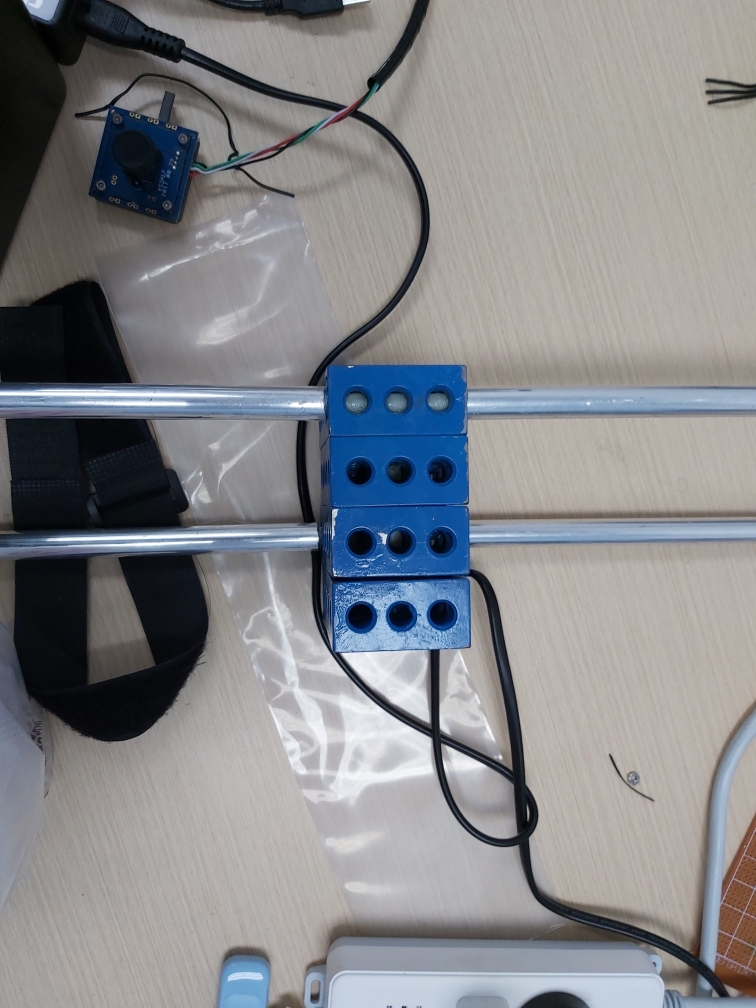
//> input picture resource/1.jpg, 3024 x 4032 px (shown at 1/4 size)
$ ./trackbar5 resource/1.jpg   (built with g++ and OpenCV 4)
//> lines starting //> are read from the running program, lines starting //| are printed output that depends on the picture; after the words box and inside, x2 and y2 are one past the last pixel; in counts of white or black regions, pixels touching at a corner belong together
#include <iostream>
#include <cstdlib>
#include <ctime>
#include <vector>
#include <algorithm>
#include <opencv2/opencv.hpp>
using namespace std;
using namespace cv;
typedef Vec<double, 4> Vec4lf;

void enhance(Mat mask, int open=3, int close=7)
{
	// apply morphology ops to enhance the mask
	Mat k_op = getStructuringElement(MORPH_RECT, Size(open, open));
	Mat k_cl = getStructuringElement(MORPH_RECT, Size(close, close));
	morphologyEx(mask, mask, MORPH_OPEN, k_op);
	morphologyEx(mask, mask, MORPH_CLOSE, k_cl);
}
Rect extractROI(Mat mask)
{
	vector<vector<Point>> contours;
	findContours(mask, contours, RETR_EXTERNAL, CHAIN_APPROX_SIMPLE);
	cout << "Contours Count: " << contours.size() << endl;
	// drawContours(img, contours, -1, Scalar(0, 0, 255));
	int max_area = 0; RotatedRect rrect;
	for (auto ps: contours)
	{
		RotatedRect rr = minAreaRect(ps);
		if (rr.size.width * rr.size.height > max_area)
		{
			max_area = rr.size.width * rr.size.height;
			rrect = rr;
		}
	}
	Rect roi_rect = rrect.boundingRect() & Rect(0, 0, mask.cols, mask.rows);
	return roi_rect;
}
Mat extractLineMask(Mat mask, Size k_line_size=Size(4, 16), int open=7)
{
	Mat tmp;
	Mat k_line = getStructuringElement(MORPH_RECT, k_line_size);
	Mat k_op = getStructuringElement(MORPH_RECT, Size(open ,open));
	morphologyEx(mask, tmp, MORPH_OPEN, k_line);
	Mat line_mask = mask - tmp;
	morphologyEx(line_mask, line_mask, MORPH_OPEN, k_op);
	imshow("Line Mask", line_mask);
	return line_mask;
}
vector<int> kmeans(const vector<double>& obs)
{
	// saparate the value into 2 groups
	vector<double> bs = obs;
	double v[2]={0}, mse[2]={0};
	int len = bs.size();
	vector<int> tags; tags.resize(len);
    int i1 = rand() % len;
    v[0] = bs[i1];
	swap(bs[i1], bs[len-1]);
    int i2 = rand() % len;
    v[1] = bs[i2];
    swap(bs[i1], bs[len-1]);
    mse[0] = 0; mse[1] = 0;
    double lmse=0;
    int cnt[2], pk;
    double s[2];
    int loopcnt=0;
    do
    {
        lmse = mse[0] + mse[1];
        mse[0] = 0; mse[1] = 0;
        cnt[0] = 0; cnt[1] = 0;
        s[0] = 0; s[1] = 0;
        for (int i = 0; i < len; i++)
        {
            pk = (abs(bs[i] - v[0]) < abs(bs[i] - v[1]) ? 0 : 1);
            cnt[pk]++;
            mse[pk] += (bs[i] - v[pk]) * (bs[i] - v[pk]);
            s[pk] += bs[i];
			tags[i] = pk;
        }
		if (cnt[0] != 0)
		{
        	mse[0] /= cnt[0];
        	v[0] = s[0] / cnt[0];
		}
		if (cnt[1] != 0)
		{
			mse[1] /= cnt[1];
			v[1] = s[1] / cnt[1];
		}
        loopcnt++;
    } while (loopcnt <= 1000 && mse[0] + mse[1] - lmse > 1e-6);
	return tags;
}
Vec4lf extractLines(Mat line_mask)
{
	vector<Vec4i> lines;
	HoughLinesP(line_mask, lines, 2, CV_PI/180, 80, 100);
	cout << "Line Count: " << lines.size() << endl;
	Vec4lf res={0, 0, 0, 0};
	int cnt[2] = {0};
	vector<double> ks, bs;
	for (auto vec: lines)
	{
		double k = (double(vec[3]) - vec[1]) / (vec[2] - vec[0]);
		double b = vec[1] - k * vec[0];
		// cout << k << ' ' << b << endl;
		ks.push_back(k);
		bs.push_back(b);
	}
	vector<int> tags = kmeans(bs);
	for (int i = 0; i < bs.size(); i++)
	{
		int pk = tags[i] * 2;
		res[pk] += ks[i];
		res[pk + 1] += bs[i];
		cnt[tags[i]]++;
	}
	res[0] /= cnt[0]; res[1] /= cnt[0];
	res[2] /= cnt[1]; res[3] /= cnt[1];
	return res;
}
int r=94, g=127, b=139, rm = 255, gm = 255, bm = 255;
Mat res, img, img_res;

static void on_trackbar(int, void*)
{
	inRange(img, Scalar(b, g, r), Scalar(bm, gm, rm), res);
	enhance(res);
	img.copyTo(img_res, res);
	imshow("Mask", res);
}
void initTrackbars(const char* winName)
{
	createTrackbar("R", winName, &r, 255, on_trackbar);
	createTrackbar("G", winName, &g, 255, on_trackbar);
	createTrackbar("B", winName, &b, 255, on_trackbar);
	createTrackbar("RM", winName, &rm, 255, on_trackbar);
	createTrackbar("GM", winName, &gm, 255, on_trackbar);
	createTrackbar("BM", winName, &bm, 255, on_trackbar);
}
int main(int argc, char** argv)
{
	// init
	int seed = time(0);
	// int seed = 1581843309; // fail
	// int seed = 1581843499; // succeed
	srand(seed);
	img = imread(argv[1]);
//> img is the input picture: 4032 rows x 3024 cols, CV_8UC3; mean B, G, R 137.7, 134.5, 133.1
	resize(img, img, Size(800, 600));
//> img: 600 rows x 800 cols, CV_8UC3
	imshow("Image", img);
	initTrackbars("Image");
	inRange(img, Scalar(b, g, r), Scalar(bm, gm, rm), res);
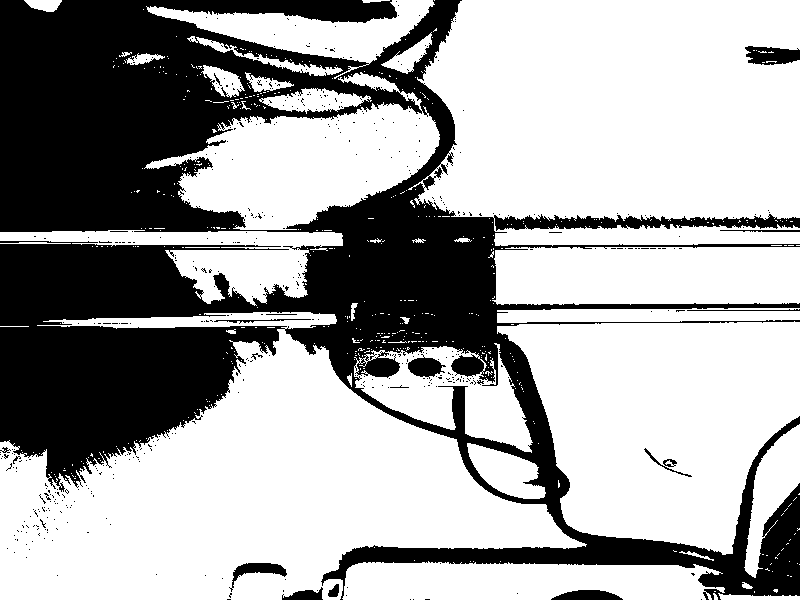
//> res: 600 rows x 800 cols, CV_8UC1; 65.2% white; 481 black regions (464 under 20 px), largest, box (x1, y1, x2, y2) and area: (0, 0, 800, 600) 162517, (745, 46, 800, 65) 760, (408, 354, 446, 379) 537
	enhance(res);
//> in enhance, `morphologyEx(mask, mask, MORPH_CLOSE, k_cl);`:
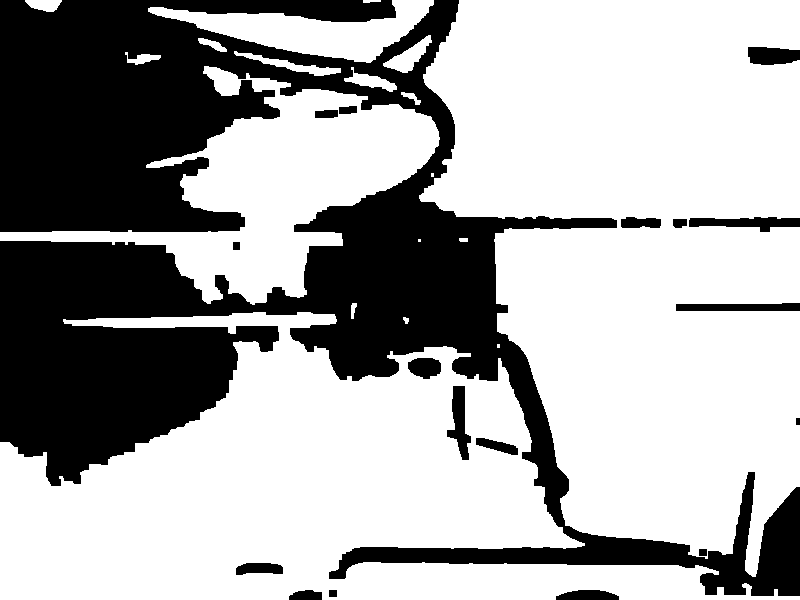
//> mask: 600 rows x 800 cols, CV_8UC1; 66% white; 18 black regions
	imshow("Mask", res);
	waitKey(0);
//> in on_trackbar, `img.copyTo(img_res, res);`:
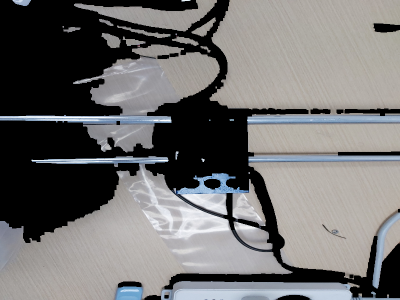
//> img_res: 600 rows x 800 cols, CV_8UC3 (shown at 1/2 size); mean B, G, R 111, 111.2, 112.2

    // op1: roi
	Rect roi_rect = extractROI(res);
//> in extractROI, `findContours(mask, contours, RETR_EXTERNAL, CHAIN_APPROX_SIMPLE);`: contours = 18 contours, 3 with area under 20; largest, box (x1, y1, x2, y2) and area: (419, 0, 800, 577) 158141, (0, 312, 800, 600) 112346, (0, 66, 440, 305) 34534, (148, 0, 434, 63) 7414, (383, 35, 432, 73) 664
//| Contours Count: 18
//> the loop in extractROI, `for (auto ps: contours)` made 18 passes
//> (max_area, rrect) on passes 2 to 3: (30, centre (405.5, 320), size (6, 5), angle -90), (229313, centre (399.5, 455.5), size (287, 799), angle -90)
//> after the loop in extractROI, `for (auto ps: contours)`: max_area = 229313
//> in extractROI, `Rect roi_rect = rrect.boundingRect() & Rect(0, 0, mask.cols, mask.rows);`: roi_rect = Rect(0, 312, 800, 288)
//> roi_rect = Rect(0, 312, 800, 288)
	cout << "Roi Rect: " << roi_rect << endl;
//| Roi Rect: [800 x 288 from (0, 312)]
	img = img(roi_rect).clone();
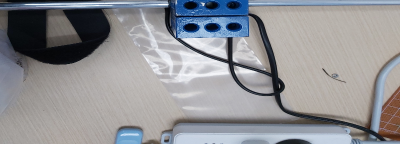
//> img: 288 rows x 800 cols, CV_8UC3 (shown at 1/2 size); mean B, G, R 148.4, 144.7, 144
	resize(img, img, Size(800, 600));
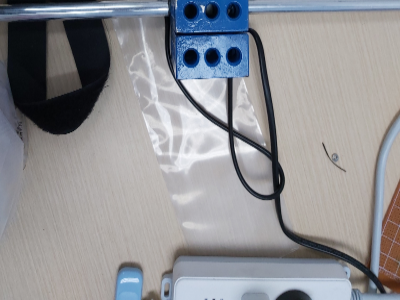
//> img: 600 rows x 800 cols, CV_8UC3 (shown at 1/2 size); mean B, G, R 148.3, 144.6, 143.9
	imshow("ROI", img);
	initTrackbars("ROI");
	waitKey(0);

	// op2: line
	Mat line_mask = extractLineMask(res, Size(2, 8), 3);
//> in extractLineMask, `Mat k_line = getStructuringElement(MORPH_RECT, k_line_size);`: k_line = [[1, 1], [1, 1], [1, 1], [1, 1], [1, 1], [1, 1], [1, 1], [1, 1]]
//> in extractLineMask, `morphologyEx(mask, tmp, MORPH_OPEN, k_line);`:
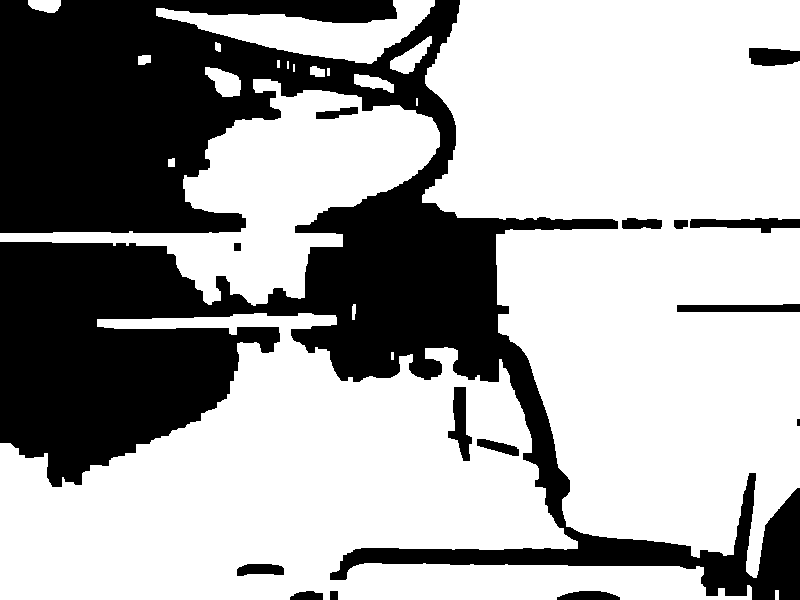
//> tmp: 600 rows x 800 cols, CV_8UC1; 65.3% white; 15 black regions, largest, box (x1, y1, x2, y2) and area: (0, 0, 800, 600) 160446, (690, 218, 800, 233) 993, (448, 387, 472, 461) 907
//> in extractLineMask, `morphologyEx(line_mask, line_mask, MORPH_OPEN, k_op);`:
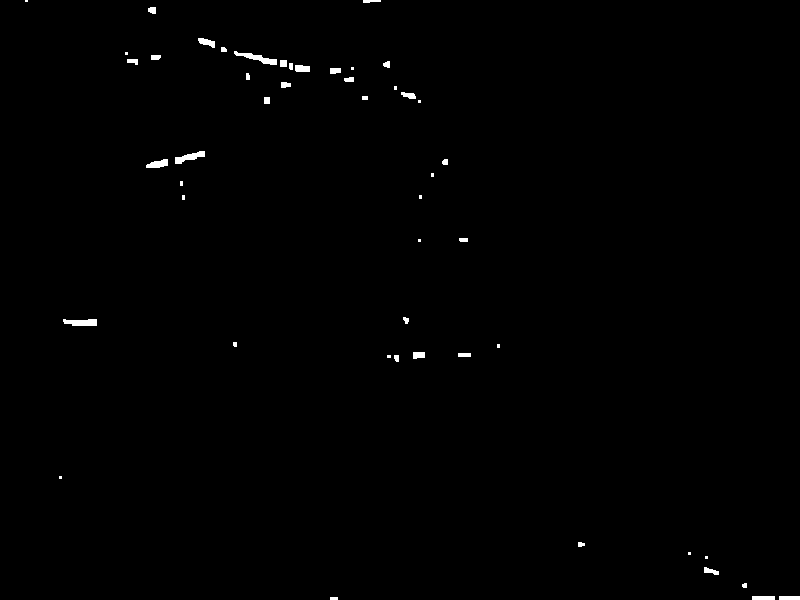
//> line_mask: 600 rows x 800 cols, CV_8UC1; 0.49% white; 49 white regions (16 under 20 px), largest, box (x1, y1, x2, y2) and area: (234, 51, 277, 65) 218, (63, 319, 97, 326) 196, (175, 151, 205, 164) 186
	Vec4lf ln = extractLines(line_mask);
//> in extractLines, `HoughLinesP(line_mask, lines, 2, CV_PI/180, 80, 100);`: lines = empty
//| Line Count: 0
//> in kmeans, `int len = bs.size();`: len = 0
//> (the run ends here: the program crashes, at `int i1 = rand() % len;`)

$ run again, on resource/3.jpg
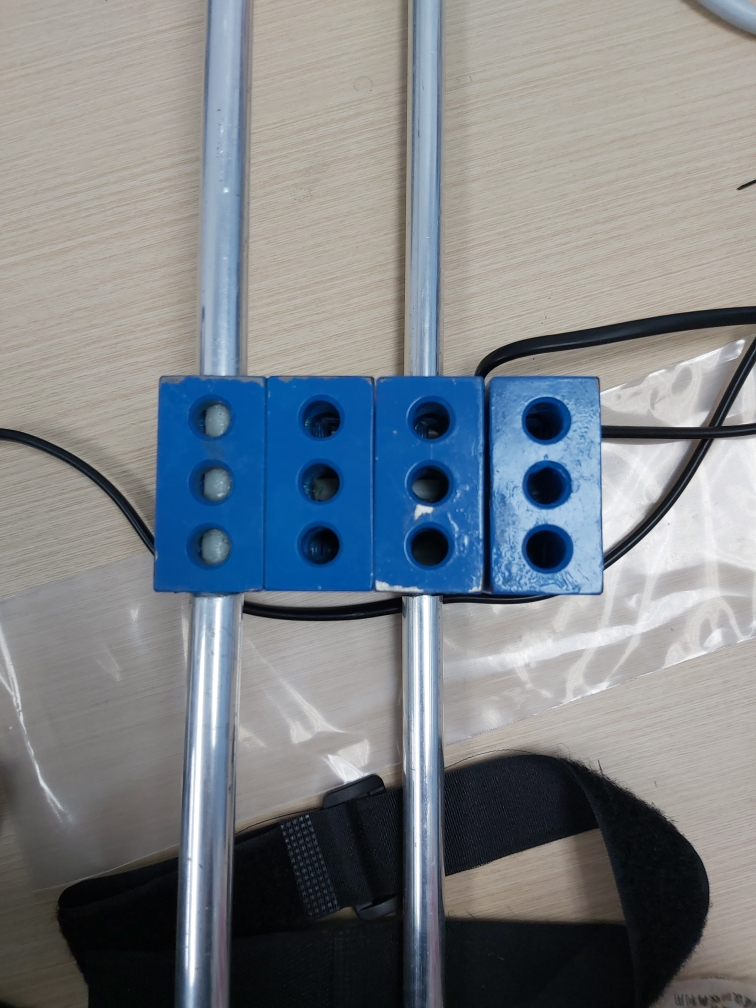
//> input picture resource/3.jpg, 3024 x 4032 px (shown at 1/4 size)
//> img is the input picture: 4032 rows x 3024 cols, CV_8UC3; mean B, G, R 135.2, 129.8, 123.9
//> `inRange(img, Scalar(b, g, r), Scalar(bm, gm, rm), res);`:
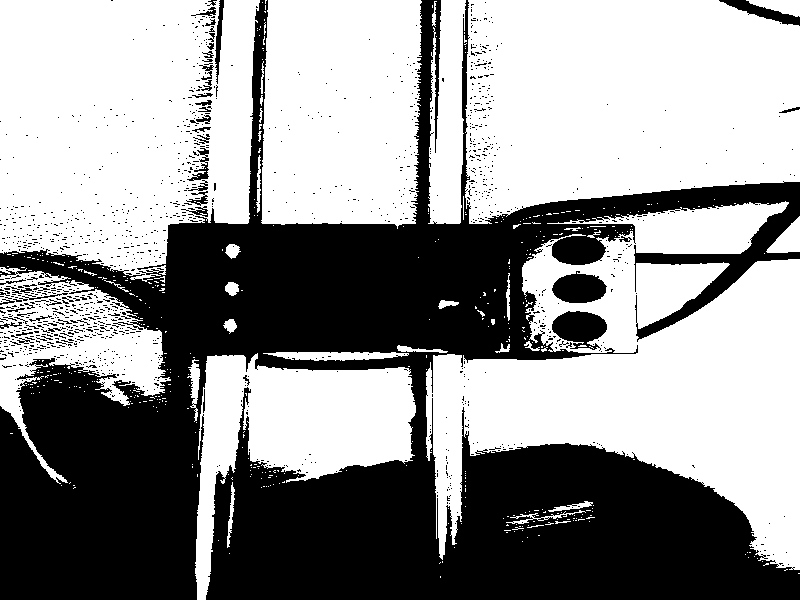
//> res: 600 rows x 800 cols, CV_8UC1; 58.2% white; 1367 black regions (1324 under 20 px), largest, box (x1, y1, x2, y2) and area: (0, 0, 800, 600) 191424, (552, 311, 607, 351) 1433, (552, 271, 607, 303) 1271
//> contours = 26 contours, 10 with area under 20; largest, box (x1, y1, x2, y2) and area: (426, 202, 800, 570) 74976, (429, 0, 800, 224) 71058, (0, 0, 260, 280) 61691, (257, 0, 421, 226) 34254, (190, 354, 416, 600) 22659
//| Contours Count: 26
//> the loop in extractROI, `for (auto ps: contours)` made 26 passes
//> (max_area, rrect) on passes 2, 3, 5, 22: (21, centre (522, 521.5), size (8.4, 2.5), angle -11.3), (414, centre (570.7, 508.8), size (38.8, 10.7), angle -14), (54607, centre (304.6, 474.7), size (224.1, 243.7), angle -1.4), (136891, centre (612.5, 385.5), size (367, 373), angle -90)
//> after the loop in extractROI, `for (auto ps: contours)`: max_area = 136891
//> in extractROI, `Rect roi_rect = rrect.boundingRect() & Rect(0, 0, mask.cols, mask.rows);`: roi_rect = Rect(426, 202, 374, 368)
//| Roi Rect: [374 x 368 from (426, 202)]
//> k_line = [[1, 1], [1, 1], [1, 1], [1, 1], [1, 1], [1, 1], [1, 1], [1, 1]]
//> tmp: 600 rows x 800 cols, CV_8UC1; 58.2% white; 11 black regions, largest, box (x1, y1, x2, y2) and area: (0, 0, 800, 600) 196129, (554, 275, 607, 304) 1263, (727, 0, 800, 26) 713
//> in extractLineMask, `morphologyEx(line_mask, line_mask, MORPH_OPEN, k_op);`:
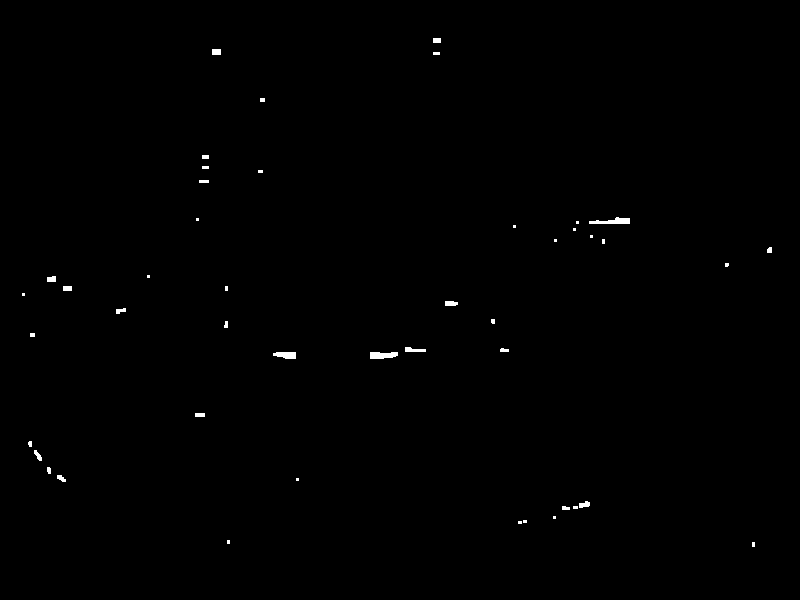
//> line_mask: 600 rows x 800 cols, CV_8UC1; 0.32% white; 46 white regions (20 under 20 px), largest, box (x1, y1, x2, y2) and area: (589, 217, 630, 224) 181, (370, 352, 398, 359) 164, (273, 352, 296, 359) 132
//> lines = empty
//| Line Count: 0
//> len = 0
